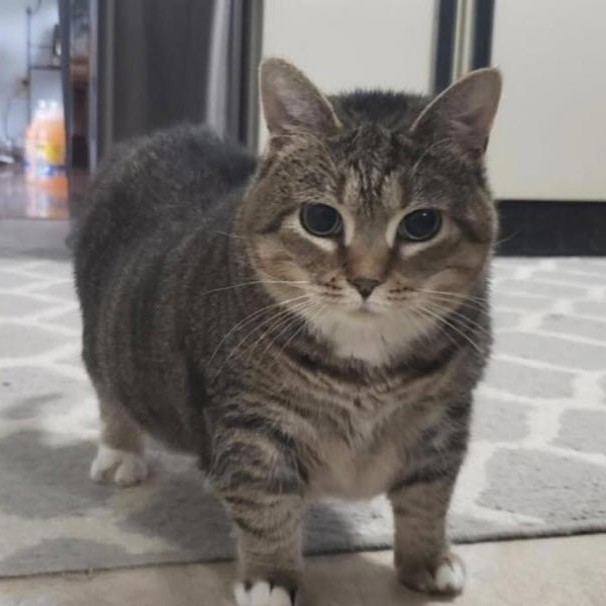
#> input picture Day1/03_His & Flat/OIIA.jpg, 606 x 606 px
$ python 02_Histogram.py
#> lines starting #> are read from the running program, lines starting #| are printed output that depends on the picture
import cv2
import numpy as np
import matplotlib.pyplot as plt

gray = cv2.imread("OIIA.jpg",0)
#> gray: shape (606, 606); min 18, max 248, mean 118.4
plt.figure("Grayscale Image")
plt.imshow(gray, cmap='gray')
plt.title('Grayscale Image')
plt.axis('off')

hist = cv2.calcHist([gray], [0], None, [256], [0, 256])
#> hist = 256 values, max 6040 at index 201, min 0 at index 0, mean 1434.5
plt.figure("Histogram")
plt.plot(hist, color='black')
plt.title('Grayscale Histogram')
plt.xlabel('Pixel Intensity')
plt.ylabel('Pixel Count')
plt.grid(True)

plt.show(block=True)
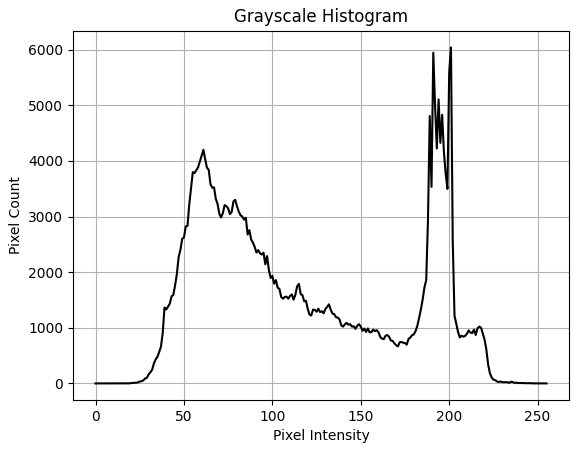
#> figure drawn by matplotlib, 1 panel; curve peaks at x = 201, y = 6040
